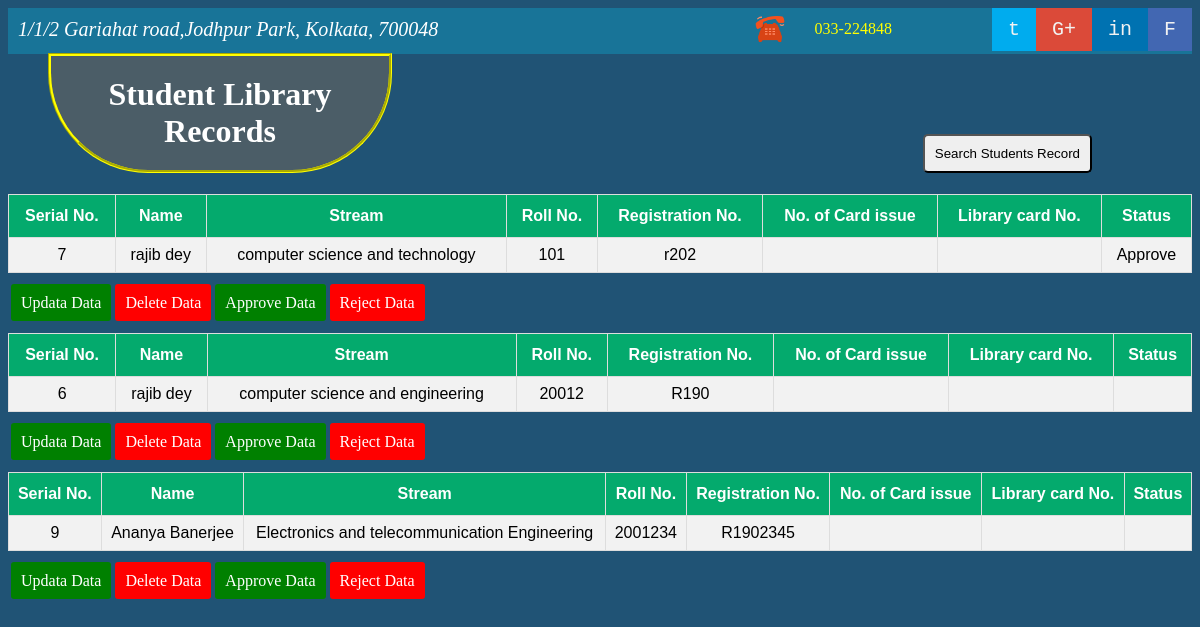
The app's page /Library.php with its own data.
### tables this page shows
CREATE TABLE IF NOT EXISTS `applynewcard` (
  `ID` int(11) NOT NULL AUTO_INCREMENT,
  `name` varchar(600) DEFAULT NULL,
  `stream` varchar(600) DEFAULT NULL,
  `roll` varchar(600) DEFAULT NULL,
  `registration` varchar(600) DEFAULT NULL,
  `card_issue` varchar(600) DEFAULT NULL,
  `cardno` varchar(600) DEFAULT NULL,
  `status` varchar(600) DEFAULT NULL,
  PRIMARY KEY (`ID`)
);

### Library.php (the view, shortened to what this page needs)
<!DOCTYPE html>
<html lang="en">
<head>
  <link rel="stylesheet" href="css/home.css">
  <link rel="stylesheet" href="css/fontimage.css">
  <link rel="stylesheet" type="text/css" href="css/dashboard.css">
  <link rel="stylesheet" type="text/css" href ="css/jexpo_table.css">
  <link rel="stylesheet" type="text/css" href ="css/searchbox.css">
    </head>
    <body>
	<div class="topnav">
  <a href="#" title="Facebook" style="font-size:20px; background-color: #4267B2; font-family: monospace;">F</a>
  <a href="#"title="Linkedin" style="font-size:20px; background-color:#0072b1; font-family: monospace;">in</a>
  <a href="#" title="Google" style="font-size:20px; background-color: #db4a39; font-family: monospace;">G+</a>
  <a href="#" title="Twitter" style="font-size:20px; background-color:  #00acee; font-family: monospace;">t </a>
   <p id="number">033-224848</p>
   <img src="image/phone.png" alt="phone image" width="30px" height="30px">
<address>
  1/1/2 Gariahat road,Jodhpur Park, Kolkata, 700048
</address>
</div>
 <h1> Student Library Records</h1>
        <div class="search">
<form action="Librarysearch.php" method="post" target="_blank">
<input type="submit" name="shrestha" value="Search Students Record">
         </form>
        </div>
    </body>
</html>
<?php
include('database.php');
$query = "SELECT * FROM `applynewcard`";
$run = mysqli_query($link, $query);
if(mysqli_num_rows($run)<1)
{
  ?>
<script>
 alert('No data Found');
</script>
<?php
}
else
{
while($data = mysqli_fetch_array($run))
{
    ?>
<table id="customers">
      <tr>
    <th> Serial No.</th>
    <th>Name</th>
    <th>Stream</th>
    <th>Roll No.</th>
    <th>Registration No.</th>
    <th> No. of Card issue</th>
    <th>Library card No.</th>
     <th> Status</th>
  </tr>
  <tr>
      <td><?php echo $data['ID']; ?></td>
    <td><?php echo $data['name'];?> </td>
    <td><?php echo $data['stream']; ?></td>
    <td><?php echo $data['roll']; ?></td>
    <td><?php echo $data['registration']; ?></td>
    <td><?php echo $data['card_issue']; ?></td>
    <td><?php echo $data['cardno']; ?></td>
    <td><?php echo $data['status']; ?></td>
    </tr>
     <table>
    <br>
       <tr>
         <td> <a href="libupdate.php" style="text-decoration:none; background-color:green; padding:10px;color:white; border-radius:3px;">Updata Data</a></td>
            <td> <a href="libdelete.php" style="text-decoration:none; background-color:red; padding:10px;color:white; border-radius:3px;">Delete Data</a></td>
           <td> <a href="libapprove.php" style="text-decoration:none; background-color:green; padding:10px;color:white; border-radius:3px;">Approve Data</a></td>
           <td> <a href="libreject.php" style="text-decoration:none; background-color:red; padding:10px;color:white; border-radius:3px;">Reject Data</a></td>
       </tr>
    </table>
    <br>
</table>
<?php
}
}
?>

### css/home.css (style rules this page uses)
body { background-color: #205375; }
.topnav { overflow: hidden; background-color: #187498; }
.topnav a { float: right; display: block; color: #f2f2f2; text-align: center; padding: 10px 16px; text-decoration: none; font-family: Helvetica ; font-size: 100%; }
.topnav address { font-size: 20px; margin-left: 10px; margin-top: 10px; color: white; }
.topnav img { margin-left: 10px; margin-top: 6px; float: right; margin-right: 20px; display: block; }
#number { float: right; margin-right: 100px; color: yellow; margin-left: 10px; margin-top: 12px; display: block; }

### css/dashboard.css (style rules this page uses)
h1 { color:white; margin-left:40px; margin-top: -1px; background-color: #4B5D67; margin-right: 800px; padding: 20px; border-bottom-left-radius: 100px; border-bottom-right-radius: 100px; border-style: groove; text-align: center; border-color: yellow; }

### css/jexpo_table.css (style rules this page uses)
#customers { font-family: Arial, Helvetica, sans-serif; border-collapse: collapse; width: 100%; }
#customers td, #customers th { border: 1px solid #ddd; padding: 8px; text-align: center; }
#customers tr:nth-child(even) { background-color: #f2f2f2; }
#customers tr:nth-child(odd) { background-color:orange; }
#customers th { padding-top: 12px; padding-bottom: 12px; text-align: center; background-color: #04AA6D; color: white; }

### css/searchbox.css (style rules this page uses)
.search input[type="submit"] { margin-left:20px; padding:10px; float :right; margin-top: -60px; margin-right: 100px; border-radius: 5px; }

### records on screen
applynewcard: ID "7", name "rajib dey", stream "computer science and technology", roll "101", registration "r202", status "Approve"
applynewcard: ID "6", name "rajib dey", stream "computer science and engineering", roll "20012", registration "R190"
applynewcard: ID "9", name "Ananya Banerjee", stream "Electronics and telecommunication Engineering", roll "2001234", registration "R1902345"
